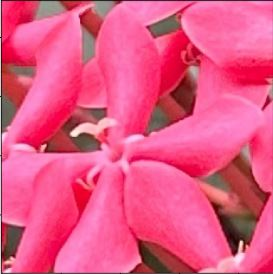
#> input picture Lab 1/flower.jpg, 273 x 274 px, found by its file name
$ python Lab_2_OpenCV.py
#> lines starting #> are read from the running program, lines starting #| are printed output that depends on the picture
import cv2

# Read an image
img = cv2.imread('flower.jpg')
#> img is the input picture: shape (274, 273, 3); mean B, G, R 133.4, 86.6, 228.6

# Get image dimensions (rows, columns, color channels)
dim = img.shape
#> dim = (274, 273, 3)

# Access individual pixels (example: center pixel)
centerRow = dim[0] // 2
#> centerRow = 137
centerCol = dim[1] // 2
#> centerCol = 136

centerPix = img[centerRow, centerCol]
#> centerPix = [243, 200, 255]

# Declaring a value for brightness
constVal = 50

# An arithmetic function (+) will increase the brightness by 50 to all pixels
brightImg = cv2.add(img, constVal)
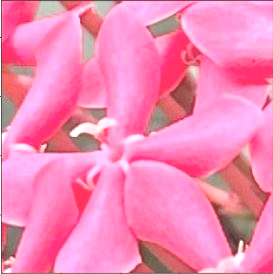
#> brightImg: shape (274, 273, 3); mean B, G, R 183.3, 136.6, 243.2

# Flip an image horizontally (1)
flippedImg = cv2.flip(img, 1)
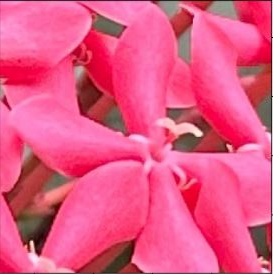
#> flippedImg: shape (274, 273, 3); mean B, G, R 133.4, 86.6, 228.6

# Display dimensions (rows, columns, color channels)
print("\nImage size: ", dim[0], " x ", dim[1], " x ", dim[2])
#| Image size:  274  x  273  x  3

# Check and display color model
if dim[2] == 1:
    # If the third index is equal to 1, then, the image is in grayscale
    print("Color Model: Grayscale")
else:
    # Access 3rd index to check if the image is BGR or grayscale
    print("Color Model: BGR")
# Print the center pixel
print("Center pixel: ", str(centerPix))
#| Center pixel:  [243 200 255]

# Display the image
cv2.imshow('Original Image', img)
cv2.imshow('Image Brightened',  brightImg)
cv2.imshow('Image Flipped Horizontally', flippedImg)
cv2.waitKey(0)
